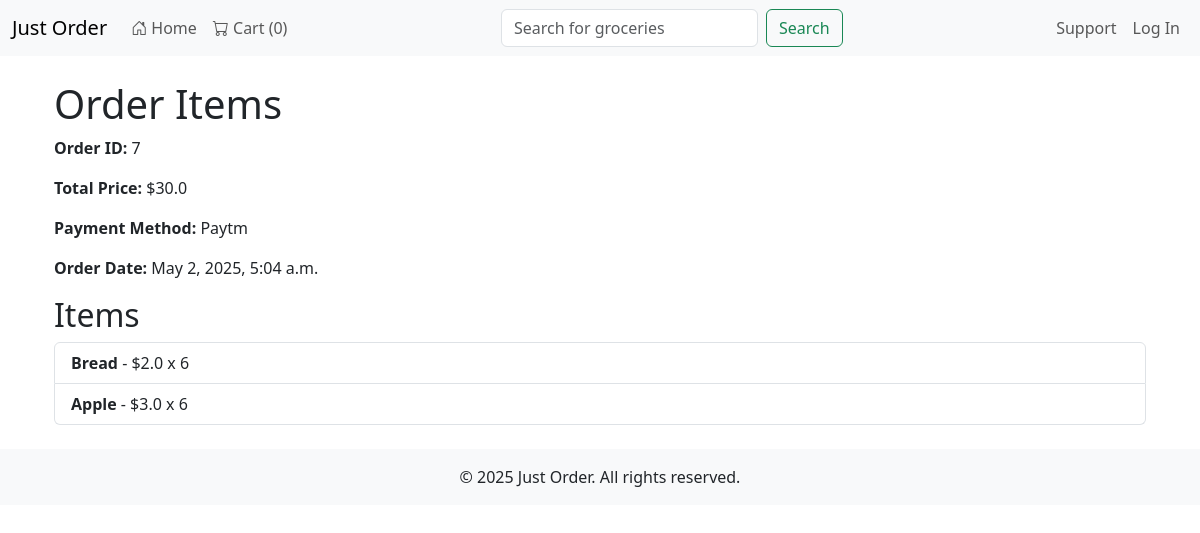
The app's page /home/orders/7/ with its own data.
### home/models.py (models this page shows, shortened)
class Order(models.Model):
    user = models.ForeignKey(User, on_delete=models.CASCADE)
    items = models.TextField()  # Store items as a JSON string
    total_price = models.FloatField()
    payment_method = models.CharField(max_length=50)
    created_at = models.DateTimeField(auto_now_add=True)
    def get_items(self):
        try:
            return json.loads(self.items)
        except json.JSONDecodeError:
            return []

### home/views.py (the view)
# urls.py: path('orders/<int:order_id>/', views.order_items_view, name='order_items'),
def order_items_view(request, order_id):
    order = get_object_or_404(Order, id=order_id)
    items = order.get_items()  # Use the `get_items` method to parse the JSON
    return render(request, 'order_items.html', {'order': order, 'items': items})

### home/templates/order_items.html
{% extends 'layout.html' %}
{% block content %}
<div class="container mt-4">
    <h1>Order Items</h1>
    <p><strong>Order ID:</strong> {{ order.id }}</p>
    <p><strong>Total Price:</strong> ${{ order.total_price }}</p>
    <p><strong>Payment Method:</strong> {{ order.payment_method }}</p>
    <p><strong>Order Date:</strong> {{ order.created_at }}</p>
    <h2>Items</h2>
    <ul class="list-group">
        {% for item in items %}
            <li class="list-group-item">
                <strong>{{ item.name }}</strong> - ${{ item.price }} x {{ item.quantity }}
            </li>
        {% empty %}
            <li class="list-group-item">No items found for this order.</li>
        {% endfor %}
    </ul>
</div>
{% endblock %}

### records on screen
Order: id "7", total_price "30.0", payment_method "Paytm", created_at "May 2, 2025, 5:04 a.m."

### other values on screen
{{ request.session.cart|length|default:0 }} "0"
{{ item.name }} "Bread" "Apple"
{{ item.price }} "2.0" "3.0"
{{ item.quantity }} "6" "6"
